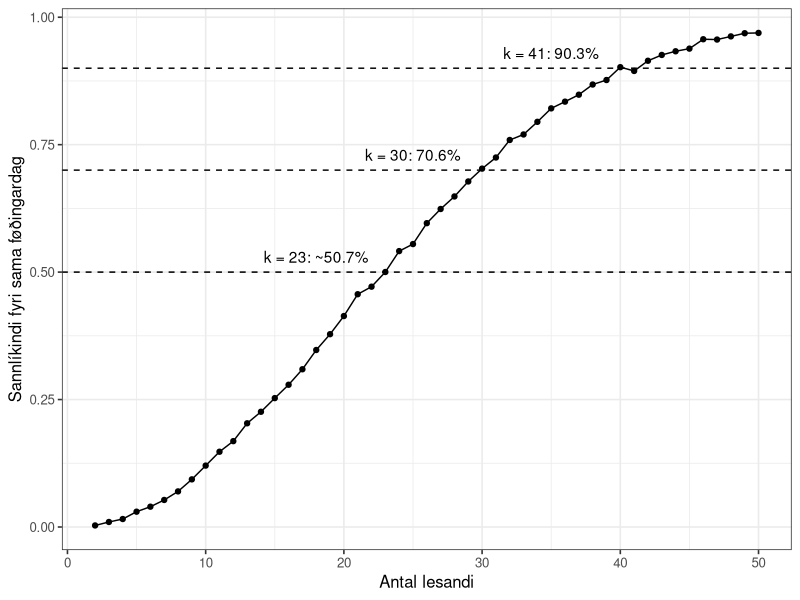
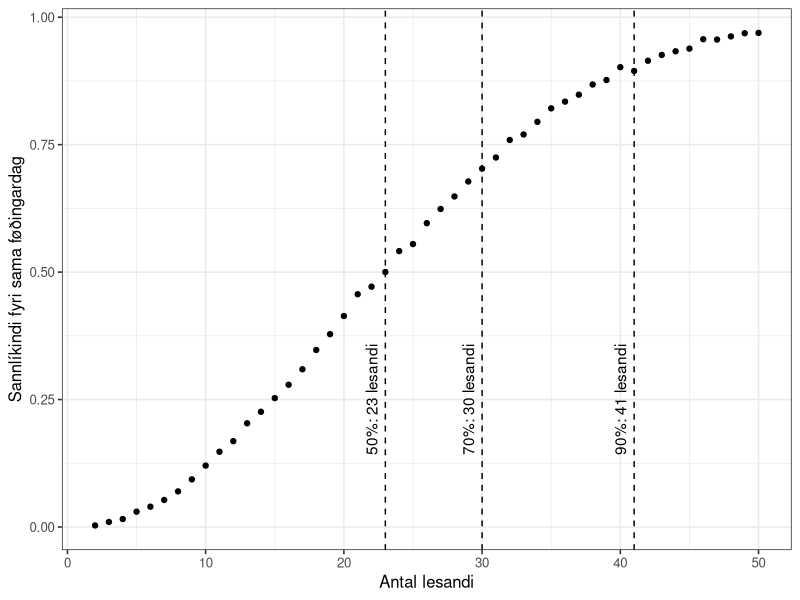
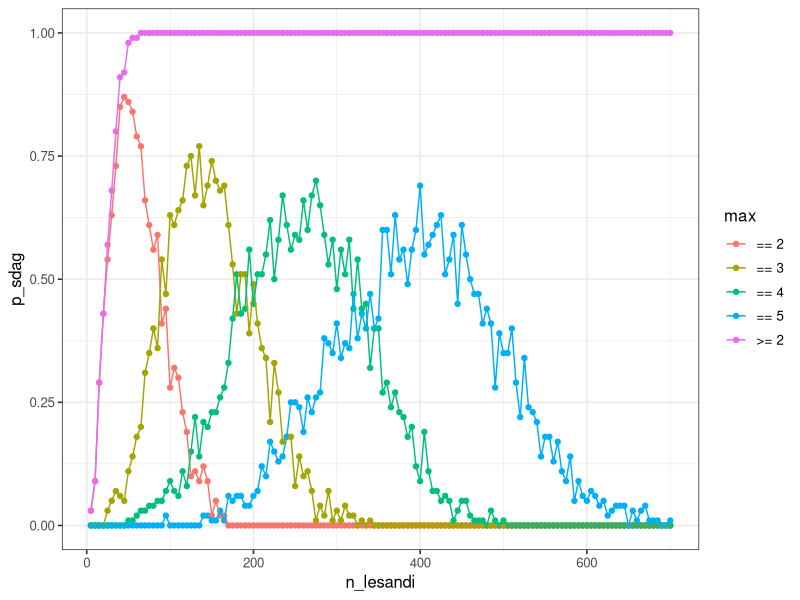
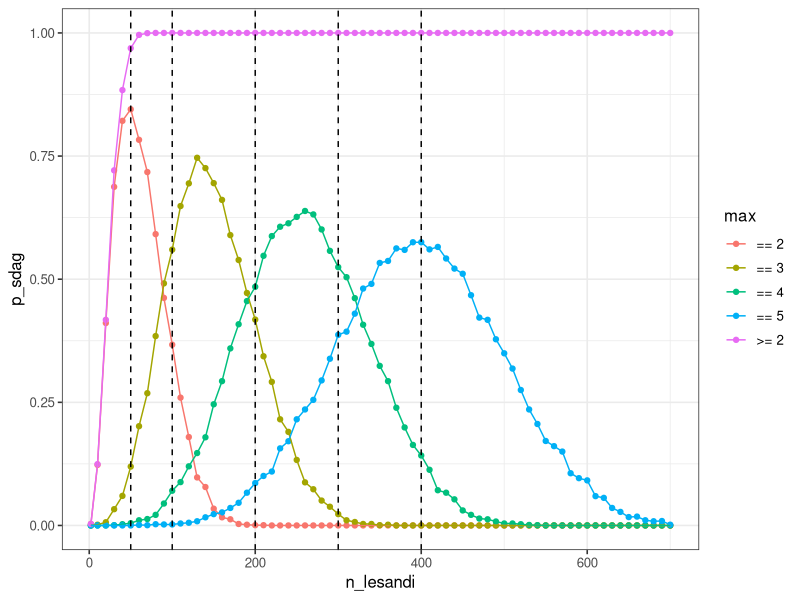
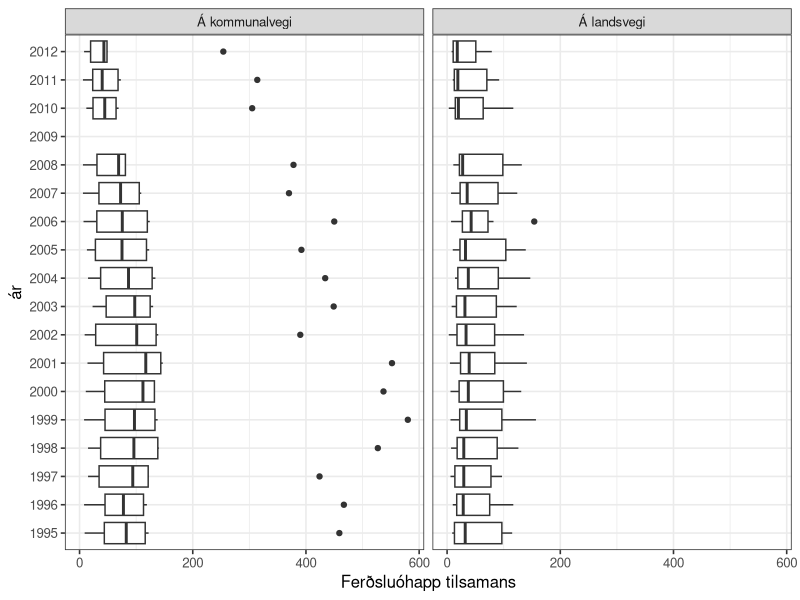
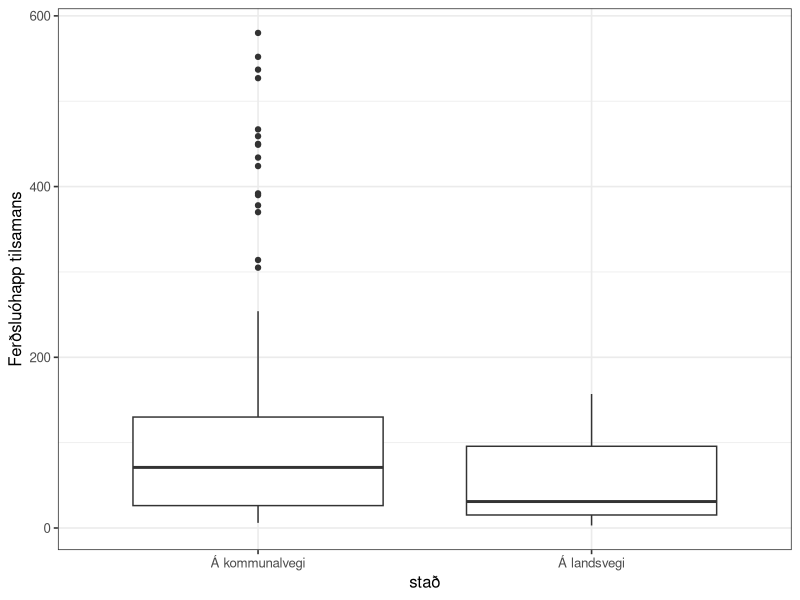
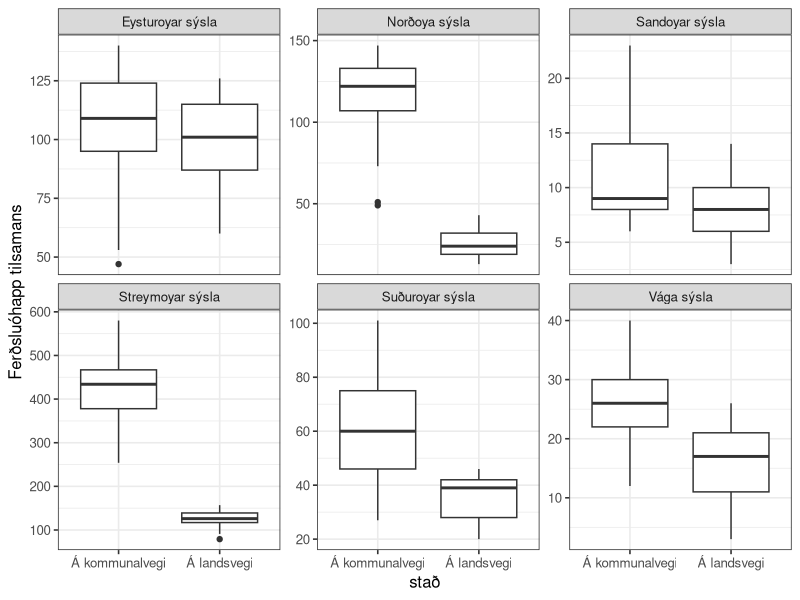
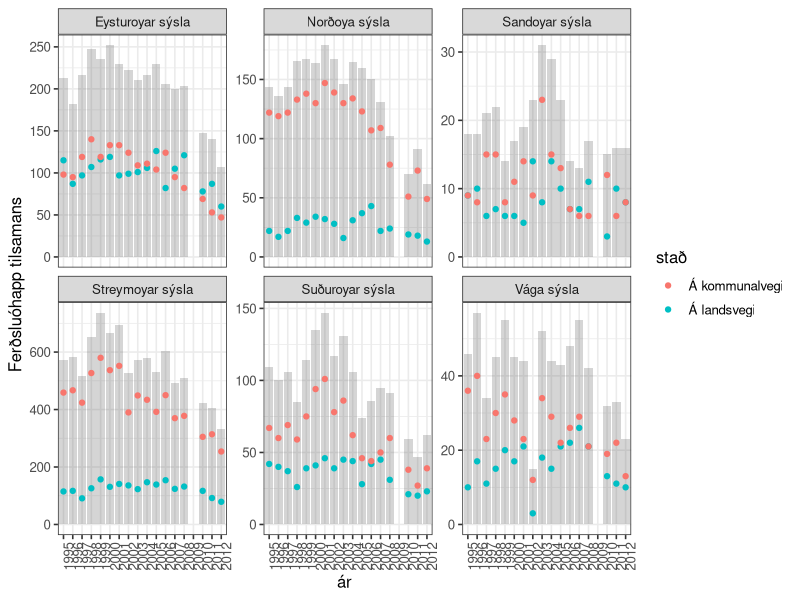

Source code (R) for these figures, in order:
## ---- chunk 1
knitr::opts_chunk$set(echo = TRUE)

options(dplyr.summarise.inform = FALSE)
library(tidyverse)

# set theme used for plotting
theme_set(theme_bw(base_size = 12))

## ---- chunk 2
n_lesandi <- 2:10
roynd_nr <- 1:2

sama_fdag <- crossing(n_lesandi, roynd_nr)
sama_fdag
## ---- chunk 3
sama_fdag <- mutate(
  sama_fdag,
  fdag = map(n_lesandi, ~ sample(365, ., replace = TRUE)))

sama_fdag
## ---- chunk 4
str(sama_fdag$fdag)
## ---- chunk 5
sama_fdag <- mutate(sama_fdag, nakar_sdag = map_lgl(fdag, ~ any(duplicated(.x))))
sama_fdag

## ---- chunk 6
p_samadag <- sama_fdag %>%
  group_by(n_lesandi) %>%
  summarise(p_sdag = mean(nakar_sdag))

p_samadag
## ---- chunk 7

p_samadag <-
  crossing(n_lesandi = 2:10, roynd_nr = 1:2) %>%
  mutate(.,
    fdag = map(n_lesandi, ~sample(365, ., replace = TRUE))
  ) %>%
  mutate(., nakar_sdag = map_lgl(fdag, ~any(duplicated(.x)))) %>%
  group_by(n_lesandi) %>%
  summarize(p_sdag = mean(nakar_sdag))
  
p_samadag
## ---- chunk 8

n_lesandi <- 2:50

p_samadag <-
  crossing(n_lesandi, roynd_nr) %>%
  mutate(.,
    fdag = map(n_lesandi, ~sample(365, ., replace = TRUE))
  ) %>%
  mutate(., nakar_sdag = map_lgl(fdag, ~any(duplicated(.x)))) %>%
  group_by(n_lesandi) %>%
  summarize(p_sdag = mean(nakar_sdag))
  
p_samadag

## ---- chunk 9
roynd_nr <- 1:5000
p_samadag <-
  crossing(n_lesandi, roynd_nr) %>%
  mutate(.,
    fdag = map(n_lesandi, ~sample(365, ., replace = TRUE))
  ) %>%
  mutate(., nakar_sdag = map_lgl(fdag, ~any(duplicated(.x)))) %>%
  group_by(n_lesandi) %>%
  summarize(p_sdag = mean(nakar_sdag))
  
p_samadag
## ---- chunk 10
ggplot(p_samadag, aes(x = n_lesandi, y = p_sdag)) +
  geom_point() +
  geom_line() +
  xlab("Antal lesandi") +
  ylab("Sannlíkindi fyri sama føðingardag") +
  geom_hline(yintercept = c(0.5, 0.7, 0.9), linetype = "dashed") +
  annotate("text", x=18, y = 0.53, label="k = 23: ~50.7%") +
  annotate("text", x=25, y = 0.73, label="k = 30: 70.6%") +
  annotate("text", x=35, y = 0.93, label="k = 41: 90.3%")
## ---- chunk 11
p_samadag <- p_samadag %>%
  mutate(n_ymisk = map(n_lesandi, ~prod(365:(365 - . + 1))) %>% unlist,
         n_total = 365^n_lesandi,
         p_teori = 1 - (n_ymisk/n_total)
  )

p_samadag
## ---- chunk 12
p_samadag <- p_samadag %>% 
  mutate(p_bday = map_dbl(n_lesandi, ~pbirthday(., classes = 365, coincident = 2)))

p_samadag
## ---- chunk 13
x50 <- qbirthday(prob = 0.5, classes = 365, coincident = 2)
x70 <- qbirthday(prob = 0.7, classes = 365, coincident = 2)
x90 <- qbirthday(prob = 0.9, classes = 365, coincident = 2)

ggplot(p_samadag, aes(x = n_lesandi, y = p_sdag)) +
  geom_point() +
  geom_vline(xintercept = x50, linetype = "dashed") +
  annotate("text", x=x50-1, y = 0.25, label=sprintf("%s: %s lesandi", "50%", x50), angle=90) +
  geom_vline(xintercept = x70, linetype = "dashed") +
  annotate("text", x=x70-1, y = 0.25, label=sprintf("%s: %s lesandi", "70%", x70), angle=90) +
  geom_vline(xintercept = x90, linetype = "dashed") +
  annotate("text", x=x90-1, y = 0.25, label=sprintf("%s: %s lesandi", "90%", x90), angle=90) +
  xlab("Antal lesandi") +
  ylab("Sannlíkindi fyri sama føðingardag")

## ---- chunk 14
qbirthday(prob = 0.5, classes = 365, coincident = 2)
qbirthday(prob = 0.7, classes = 365, coincident = 2)
qbirthday(prob = 0.9, classes = 365, coincident = 2)
## ---- chunk 15
n_lesandi_50 <- pbirthday(50, classes = 365, coincident = 2)
n_lesandi_50

n_lesandi_80 <- pbirthday(80, classes = 365, coincident = 2)
n_lesandi_80
## ---- chunk 16
n_lesandi = seq(5, 700, 5)
roynd_nr = 1:100

p_maxsdag <- NULL

p_maxsdag <- crossing(n_lesandi, roynd_nr) %>%
  mutate(
    fdag = map(n_lesandi, ~sample(365, ., replace = TRUE)),
    `>= 2` = map_int(fdag, ~any(duplicated(.x))),
    max_sdag = map_int(fdag, function(x) max(table(x))),
    `== 2` = max_sdag == 2,
    `== 3` = max_sdag == 3,
    `== 4` = max_sdag == 4,
    `== 5` = max_sdag == 5,
  )

p_maxsdag
## ---- chunk 17
p_maxsdag <- p_maxsdag %>%
  pivot_longer(cols=c(`>= 2`, `== 2`, `== 3`, `== 4`, `== 5`), names_to = 'max', values_to = 'sdag')

p_maxsdag
## ---- chunk 18


p_maxsdag <- p_maxsdag %>%
  group_by(n_lesandi, max) %>%
  summarize(p_sdag = mean(sdag))
p_maxsdag
## ---- chunk 19
ggplot(p_maxsdag, aes(x = n_lesandi, y = p_sdag, colour = max)) +
  geom_point() +
  geom_line()
## ---- chunk 20
n_lesandi = c(2, seq(10, 700, 10))
#n_lesandi = seq(5, 700, 5)
roynd_nr = 1:2000

p_maxsdag <- NULL

p_maxsdag <- crossing(n_lesandi, roynd_nr) %>%
  mutate(
    fdag = map(n_lesandi, ~sample(365, ., replace = TRUE)),
    `>= 2` = map_int(fdag, ~any(duplicated(.x))),
    max_sdag = map_int(fdag, function(x) max(table(x))),
    `== 2` = max_sdag == 2,
    `== 3` = max_sdag == 3,
    `== 4` = max_sdag == 4,
    `== 5` = max_sdag == 5,
  ) %>%
  pivot_longer(cols=c(`>= 2`, `== 2`, `== 3`, `== 4`, `== 5`), names_to = 'max', values_to = 'sdag') %>%
  group_by(n_lesandi, max) %>%
  summarize(p_sdag = mean(sdag))

p_maxsdag
## ---- chunk 21
ggplot(p_maxsdag, aes(x = n_lesandi, y = p_sdag, colour = max)) +
  geom_point() +
  geom_line() +
  geom_vline(xintercept = c(50, 100, 200, 300, 400), linetype = "dashed")
## ---- chunk 22
max_values <- NULL
for (v in c(50, 100, 200, 300, 400)) {
  n_lesandi_max <- NULL
  n_lesandi_max <-
    head(
      arrange(p_maxsdag %>%
        filter(n_lesandi == v) %>% filter(max != ">= 2"), desc(p_sdag)
      ),
    3) %>%
    mutate(nr = c(1, 2, 3))
  max_values <- rbind(max_values, n_lesandi_max)
}

max_values
## ---- chunk 23
ferdslu_ohapp <- read_csv("ferdslu_ohapp.csv")
ferdslu_ohapp
## ---- chunk 24
ferdslu_ohapp <- read_csv("ferdslu_ohapp.csv", skip = 1, na = "..")
ferdslu_ohapp
## ---- chunk 25
ferdslu_ohapp <- ferdslu_ohapp %>%
  mutate(across(everything(), ~ str_replace(., "-", "0")))
ferdslu_ohapp
## ---- chunk 26
ferdslu_ohapp <- pivot_longer(ferdslu_ohapp, cols = '1995':'2012',
                   names_to = "ár", values_to = "n", values_transform = list(n = as.integer))

ferdslu_ohapp

#ferdslu_ohapp$n <- as.integer(ferdslu_ohapp$n)

## ---- chunk 27

ferdslu_ohapp <- pivot_wider(ferdslu_ohapp, names_from = slag, values_from = n)


ferdslu_ohapp
## ---- chunk 28

ggplot(ferdslu_ohapp) +
  geom_boxplot(aes(x = `Ferðsluóhapp tilsamans`, y = ár), na.rm = TRUE) +
  facet_wrap(~stað)

## ---- chunk 29
df <- ferdslu_ohapp %>%
  filter(`Ferðsluóhapp tilsamans` > 150) 
df
## ---- chunk 30

ggplot(data = ferdslu_ohapp) +
  geom_boxplot(aes(x = stað, y = `Ferðsluóhapp tilsamans`), na.rm = TRUE)

## ---- chunk 31

ggplot(data = ferdslu_ohapp) +
  geom_boxplot(aes(x = stað, y = `Ferðsluóhapp tilsamans`), na.rm = TRUE) +
  facet_wrap(~sýsla, scales = "free_y")

## ---- chunk 32

ggplot(ferdslu_ohapp) +
  geom_bar(aes(x = ár, y = `Ferðsluóhapp tilsamans`), alpha = 0.25, stat = "Identity", na.rm = TRUE) +
  geom_point(aes(x = ár, y = `Ferðsluóhapp tilsamans`, colour = stað), na.rm = TRUE) +
  facet_wrap(~sýsla, scales = "free_y") +
  theme(axis.text.x = element_text(angle = 90))

## ---- chunk 33
ggplot(ferdslu_ohapp, aes(x = `Skadd fólk`, y = `ár`)) +
  geom_boxplot(na.rm = TRUE) +
  facet_wrap(~ `stað`)

## ---- chunk 34
ggplot(ferdslu_ohapp, aes(x = `stað`, y = `Skadd fólk`)) +
  geom_boxplot(na.rm = TRUE)
## ---- chunk 35
ggplot(ferdslu_ohapp, aes(x = `stað`, y = `Skadd fólk`)) +
  geom_boxplot(na.rm = TRUE) +
  facet_wrap(~ `sýsla`, scales = "free_y")
## ---- chunk 36
ggplot(ferdslu_ohapp, aes(x = `stað`, y = `Skadd fólk` / `Ferðsluóhapp tilsamans`)) +
  geom_boxplot(na.rm = TRUE) +
  facet_wrap(~ `sýsla`, scales = "free_y")
## ---- chunk 37
ggplot(ferdslu_ohapp) +
  geom_boxplot(aes(x = `Skadd fólk`/`Ferðsluóhapp tilsamans`, y = `stað`), color = "red", na.rm = TRUE) +
  geom_violin(aes(x = `Skadd fólk`/`Ferðsluóhapp tilsamans`, y = `stað`), alpha = 0.25, na.rm = TRUE) +
  geom_boxplot(aes(x = `Skadd fólk` / `Ferðsluóhapp tilsamans`, y = `sýsla`), color = "blue", na.rm = TRUE) +
  geom_violin(aes(x = `Skadd fólk` / `Ferðsluóhapp tilsamans`, y = `sýsla`), alpha = 0.25, na.rm = TRUE)
## ---- chunk 38
ophapp_yvirlit <- ferdslu_ohapp %>% 
  filter(`ár` != "2009") %>%
  group_by(`stað`) %>%
  summarise(
    n = n(),
    n_ohapp = sum(`Ferðsluóhapp tilsamans`),
    n_skadd = sum(`Skadd fólk`),
    p_skadd = n_skadd / n_ohapp
  )

ophapp_yvirlit
## ---- chunk 39
t.test(ophapp_yvirlit$p_skadd, conf.level = .95)$conf.int
## ---- chunk 40

## ---- chunk 41
`stað_1` <- ophapp_yvirlit %>% filter(`stað` == "Á kommunalvegi")
prop.test(x = 10, n = `stað_1`$n, p = `stað_1`$p_skadd)

`stað_2` <- ophapp_yvirlit %>% filter(`stað` == "Á landsvegi")
prop.test(x = 10, n = `stað_2`$n, p = `stað_2`$p_skadd)
## ---- chunk 42
landsvegi_ar <- ferdslu_ohapp %>% 
  filter(`ár` == 1998, `stað` == "Á landsvegi") %>%
  group_by(stað, ár, sýsla) %>%
  summarise(
    n_ohapp = sum(`Ferðsluóhapp tilsamans`),
    n_skadd = sum(`Skadd fólk`)
  )

landsvegi_ar
## ---- chunk 43
n_ohapp <- landsvegi_ar$n_ohapp
p <- 626/5285 # p_skadd

ndata <- NULL
tdata <- NULL
for (n in n_ohapp) {
  size = n
  mu <- n*p
  sd <- sqrt(n*p*(1-p))
  
  tb_data <- NULL
  tb_data <- tibble(x = seq(0, 25, 0.01),
                    y = dnorm(x, mu, sd),
                    n_ohapp = n)
  ndata <- rbind(ndata, tb_data)
  
  tb_bino <- tibble(
  x = seq(0, 25, 1),
  y = dbinom(x, n, p),
  n_ohapp = n
  )
  tdata <- rbind(tdata, tb_bino)
}

ggplot(ndata, aes(x,y)) +
  geom_area(data=filter(ndata,
                        x <= 10),
            fill = "lightblue") +
  geom_area(data=filter(ndata,
                        x >= 20),
            aes(x = x, y = y),
            fill = "lightblue") +
  scale_x_continuous(breaks = seq(0, 25, 5)) +
  scale_y_continuous(breaks = seq(0, 0.4, 0.1)) +
  geom_line() +
  geom_point(data=tdata, aes(x, y)) +
  facet_wrap(~ n_ohapp)
## ---- chunk 44
sysla_yvirlit <- ferdslu_ohapp %>%
  filter(`ár` != 2009) %>%
  group_by(`sýsla`) %>%
  summarise(
    n_ohapp = sum(`Ferðsluóhapp tilsamans`),
    n_skadd = sum(`Skadd fólk`),
    n_oskadd = n_ohapp - n_skadd 
  )
sysla_yvirlit
## ---- chunk 45
skadd_oskadd <- sysla_yvirlit %>%
  group_by(n_skadd, n_oskadd) %>%
  summarise()

skadd_oskadd
## ---- chunk 46
chisq.test(skadd_oskadd)
## ---- chunk 47
